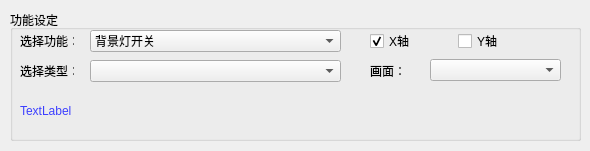
<?xml version="1.0" encoding="UTF-8"?>
<ui version="4.0">
 <class>FunctionWdiget</class>
 <widget class="QWidget" name="FunctionWdiget">
  <property name="geometry">
   <rect>
    <x>0</x>
    <y>0</y>
    <width>590</width>
    <height>151</height>
   </rect>
  </property>
  <property name="windowTitle">
   <string>Form</string>
  </property>
  <widget class="QGroupBox" name="groupBox">
   <property name="geometry">
    <rect>
     <x>10</x>
     <y>10</y>
     <width>571</width>
     <height>131</height>
    </rect>
   </property>
   <property name="title">
    <string>功能设定</string>
   </property>
   <widget class="QComboBox" name="combo_Funciton">
    <property name="geometry">
     <rect>
      <x>80</x>
      <y>20</y>
      <width>251</width>
      <height>22</height>
     </rect>
    </property>
    <item>
     <property name="text">
      <string>背景灯开关</string>
     </property>
    </item>
    <item>
     <property name="text">
      <string>系统重启</string>
     </property>
    </item>
    <item>
     <property name="text">
      <string>设置屏保时间</string>
     </property>
    </item>
    <item>
     <property name="text">
      <string>设置系统时间</string>
     </property>
    </item>
    <item>
     <property name="text">
      <string>切换当前用户</string>
     </property>
    </item>
    <item>
     <property name="text">
      <string>用户管理</string>
     </property>
    </item>
    <item>
     <property name="text">
      <string>触摸声音开关</string>
     </property>
    </item>
    <item>
     <property name="text">
      <string>启动浏览器</string>
     </property>
    </item>
    <item>
     <property name="text">
      <string>语言切换</string>
     </property>
    </item>
    <item>
     <property name="text">
      <string>屏幕截图</string>
     </property>
    </item>
    <item>
     <property name="text">
      <string>窗口操作</string>
     </property>
    </item>
    <item>
     <property name="text">
      <string>清除历史数据</string>
     </property>
    </item>
    <item>
     <property name="text">
      <string>配方操作</string>
     </property>
    </item>
    <item>
     <property name="text">
      <string>报警操作</string>
     </property>
    </item>
    <item>
     <property name="text">
      <string>修改当前用户密码</string>
     </property>
    </item>
    <item>
     <property name="text">
      <string>注销当前用户</string>
     </property>
    </item>
    <item>
     <property name="text">
      <string>启动网络服务</string>
     </property>
    </item>
    <item>
     <property name="text">
      <string>曲线放大</string>
     </property>
    </item>
    <item>
     <property name="text">
      <string>曲线缩小</string>
     </property>
    </item>
    <item>
     <property name="text">
      <string>WIFI设置</string>
     </property>
    </item>
    <item>
     <property name="text">
      <string>发邮件</string>
     </property>
    </item>
    <item>
     <property name="text">
      <string>启动远程服务</string>
     </property>
    </item>
    <item>
     <property name="text">
      <string>关闭远程服务</string>
     </property>
    </item>
    <item>
     <property name="text">
      <string>以太网设置</string>
     </property>
    </item>
    <item>
     <property name="text">
      <string>打印机设置</string>
     </property>
    </item>
    <item>
     <property name="text">
      <string>系统设置</string>
     </property>
    </item>
    <item>
     <property name="text">
      <string>返回系统桌面</string>
     </property>
    </item>
   </widget>
   <widget class="QLabel" name="label">
    <property name="geometry">
     <rect>
      <x>10</x>
      <y>25</y>
      <width>54</width>
      <height>12</height>
     </rect>
    </property>
    <property name="text">
     <string>选择功能：</string>
    </property>
   </widget>
   <widget class="QComboBox" name="combo_Type">
    <property name="geometry">
     <rect>
      <x>80</x>
      <y>50</y>
      <width>251</width>
      <height>22</height>
     </rect>
    </property>
   </widget>
   <widget class="QLabel" name="label_2">
    <property name="geometry">
     <rect>
      <x>10</x>
      <y>55</y>
      <width>54</width>
      <height>12</height>
     </rect>
    </property>
    <property name="text">
     <string>选择类型：</string>
    </property>
   </widget>
   <widget class="QComboBox" name="combo_screen">
    <property name="geometry">
     <rect>
      <x>420</x>
      <y>49</y>
      <width>131</width>
      <height>22</height>
     </rect>
    </property>
   </widget>
   <widget class="QLabel" name="label_3">
    <property name="geometry">
     <rect>
      <x>360</x>
      <y>50</y>
      <width>51</width>
      <height>21</height>
     </rect>
    </property>
    <property name="text">
     <string>画面：</string>
    </property>
   </widget>
   <widget class="QCheckBox" name="checkBox_X">
    <property name="geometry">
     <rect>
      <x>360</x>
      <y>23</y>
      <width>71</width>
      <height>16</height>
     </rect>
    </property>
    <property name="text">
     <string>X轴</string>
    </property>
    <property name="checked">
     <bool>true</bool>
    </property>
   </widget>
   <widget class="QCheckBox" name="checkBox_Y">
    <property name="geometry">
     <rect>
      <x>448</x>
      <y>23</y>
      <width>71</width>
      <height>16</height>
     </rect>
    </property>
    <property name="text">
     <string>Y轴</string>
    </property>
   </widget>
   <widget class="QLabel" name="label_4">
    <property name="geometry">
     <rect>
      <x>10</x>
      <y>80</y>
      <width>551</width>
      <height>41</height>
     </rect>
    </property>
    <property name="styleSheet">
     <string notr="true">color: rgb(60, 63, 255);
font: 10pt &quot;宋体&quot;;</string>
    </property>
    <property name="text">
     <string>TextLabel</string>
    </property>
   </widget>
  </widget>
 </widget>
 <resources/>
 <connections/>
</ui>
